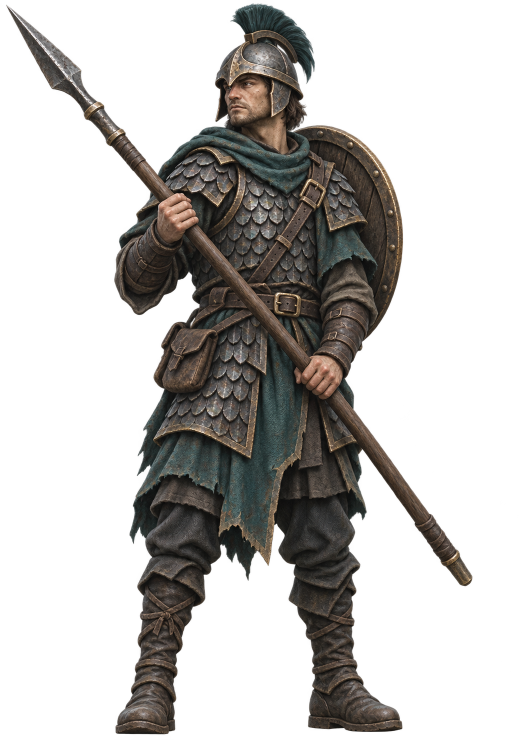
#> input picture assets/generated/hg28/battle/human-spear-militia-master.png, 1064 x 1479 px (shown at 1/2 size)
$ python prepare_hg28_spear_militia.py
#> lines starting #> are read from the running program, lines starting #| are printed output that depends on the picture
"""Register the original HG28 Human Spear Militia master for battle rendering.

The generated 1064x1479 RGBA master remains untouched. This tool creates a
foot-registered transparent PNG and a compact WebP runtime copy, then records
source, processing, animation and hash metadata beside those derivatives.
"""
from __future__ import annotations

from hashlib import sha256
import json
from pathlib import Path

from PIL import Image


ROOT = Path(__file__).resolve().parents[1]
FOLDER = ROOT / "assets/generated/hg28/battle"
SOURCE = FOLDER / "human-spear-militia-master.png"
PNG = FOLDER / "human-spear-militia.png"
WEBP = FOLDER / "human-spear-militia.webp"
PROMPT = (
    "Create an original premium fantasy strategy-game unit sprite: a single Human "
    "Spear Militia infantryman, full body, centered, standing in a disciplined ready "
    "stance, three-quarter view facing left. He wears practical layered dark teal "
    "cloth, charcoal leather and weathered steel scale armor with restrained "
    "aged-bronze trim; a simple crested helmet, readable face, round shield on his "
    "back and a long iron-tipped spear held diagonally. Keep a believable low-rank "
    "militia silhouette and clear spear tip, distinct from an elite knight. Rich "
    "painterly 3D-rendered game character with crisp materials, strong readable shape "
    "at small UI size, refined lighting, muted woodland colors. Match only the broad "
    "premium dark-teal/bronze fantasy material richness of the style reference; do not "
    "copy any creatures, armor motifs, costume shapes, or composition from it. Exactly "
    "one character, isolated cutout, true transparent background, full boots visible, "
    "feet aligned near bottom edge, no ground shadow, no scenery, no text, no symbols, "
    "no watermark, no second weapon, no duplicate limbs."
)


def digest(path: Path) -> str:
    return sha256(path.read_bytes()).hexdigest()


def main() -> None:
    FOLDER.mkdir(parents=True, exist_ok=True)
    with Image.open(SOURCE) as source:
#> source is the input picture: PIL image 1064x1479 RGBA; mean R, G, B, A 24.4, 22.4, 20.1, 84.2
        source = source.convert("RGBA")
        if source.getchannel("A").getextrema() != (0, 255):
            raise ValueError("The source master must contain transparent and opaque pixels")
        bbox = source.getchannel("A").point(
            lambda value: 255 if value >= 8 else 0
        ).getbbox()
#> bbox = (12, 6, 946, 1470)
        if not bbox:
            raise ValueError("The source master has no visible subject")
        left, top, right, bottom = bbox
#> left = 12; top = 6; right = 946; bottom = 1470
        pad = 8
        crop = source.crop(
            (max(0, left - pad), max(0, top - pad),
             min(source.width, right + pad), min(source.height, bottom + pad))
        )
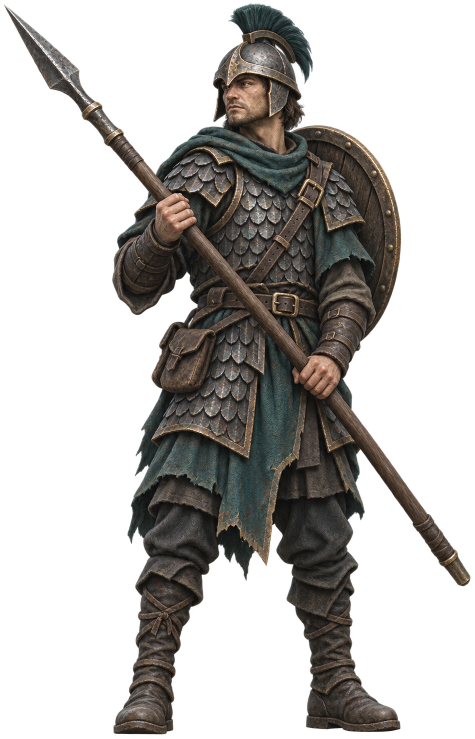
#> crop: PIL image 950x1478 RGBA (shown at 1/2 size); mean R, G, B, A 27.3, 25.1, 22.5, 94.4; transparent parts drawn white
        height = 476
        width = max(1, round(crop.width * height / crop.height))
#> width = 306
        if width > 488:
            width = 488
            height = max(1, round(crop.height * width / crop.width))
        art = crop.resize((width, height), Image.Resampling.LANCZOS)
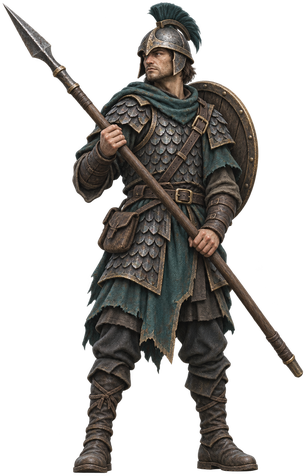
#> art: PIL image 306x476 RGBA; mean R, G, B, A 28.2, 25.9, 23.2, 94.5; transparent parts drawn white
        canvas = Image.new("RGBA", (512, 512), (0, 0, 0, 0))
#> canvas: PIL image 512x512 RGBA; every value is 0
        canvas.alpha_composite(art, ((512 - width) // 2, 506 - height))
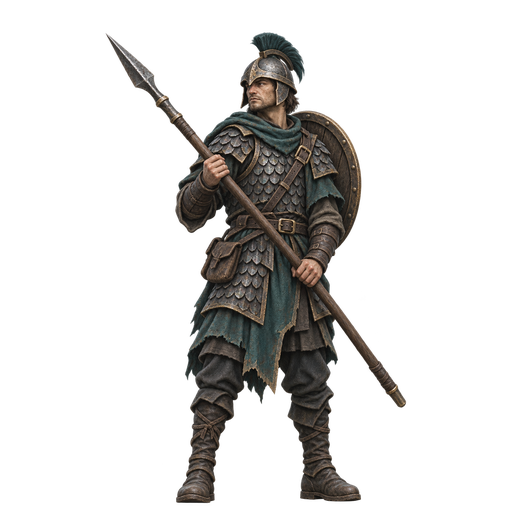
#> canvas: PIL image 512x512 RGBA; mean R, G, B, A 15.7, 14.4, 12.9, 52.5; transparent parts drawn white
        canvas.save(PNG, format="PNG", optimize=True)
        canvas.save(
            WEBP, format="WEBP", quality=94, alpha_quality=100, method=6, exact=True
        )
    with Image.open(PNG) as check:
        if check.size != (512, 512) or check.mode != "RGBA":
            raise AssertionError("Registered PNG must be 512x512 RGBA")
        if check.getchannel("A").getextrema() != (0, 255):
            raise AssertionError("Registered PNG lost transparency")
        visible = check.getchannel("A").point(
            lambda value: 255 if value >= 8 else 0
        ).getbbox()
#> visible = (105, 32, 407, 504)
    with Image.open(WEBP) as check:
        if check.size != (512, 512) or check.convert("RGBA").getchannel("A").getextrema() != (0, 255):
            raise AssertionError("Runtime WebP failed dimensions/alpha QA")

    asset = {
        "asset_id": "hg28-human-spear-militia",
        "name": "Human Spear Militia",
        "unit_id": "human_1",
        "status": "RECREATED",
        "source_route": "built-in image_gen",
        "source_license": "independent project art; no third-party game art supplied as source input",
        "reference_role": "user-supplied image used only for broad palette/material direction",
        "source_master": SOURCE.relative_to(ROOT).as_posix(),
        "source_sha256": digest(SOURCE),
        "source_dimensions": list(Image.open(SOURCE).size),
        "source_image_id": SOURCE.stem,
        "transparent_registered_png": PNG.relative_to(ROOT).as_posix(),
        "png_sha256": digest(PNG),
        "runtime_path": WEBP.relative_to(ROOT).as_posix(),
        "runtime_sha256": digest(WEBP),
        "runtime_dimensions": [512, 512],
        "runtime_bytes": WEBP.stat().st_size,
        "alpha": "true RGBA transparency; alpha>=8 silhouette trimmed and feet registered",
        "alpha_bbox_threshold8": list(visible),
        "pivot": [0.5, 0.988],
        "image_id": "hg28-battle-human-spear-militia",
        "prompt": PROMPT,
        "animation_status": (
            "one generated master still; the existing event-linked Idle/Walk/Attack/"
            "Hit/Death transform renderer animates movement without changing gameplay; "
            "no per-action frame clips are claimed"
        ),
    }
    manifest = {
        "schema": "HG28-SingleBattleTroop-v1",
        "created_by": "tools/prepare_hg28_spear_militia.py",
        "art_direction": "original practical Human infantry in dark teal, steel and aged bronze",
        "assets": [asset],
    }
    path = FOLDER / "asset-manifest.json"
    path.write_text(
        json.dumps(manifest, ensure_ascii=False, sort_keys=True, indent=2) + "\n",
        encoding="utf-8",
        newline="\n",
    )
    print(
        f"Spear Militia: {asset['runtime_bytes']} bytes WebP, "
        f"SHA256 {asset['runtime_sha256']}"
    )
#| Spear Militia: 49696 bytes WebP, SHA256 62eb6d6381ab0814ea2206981a1f05eace1cefbfe460fd2e393bd35eca63d9ca
    print(f"Manifest: {path.relative_to(ROOT)}")


if __name__ == "__main__":
    main()
